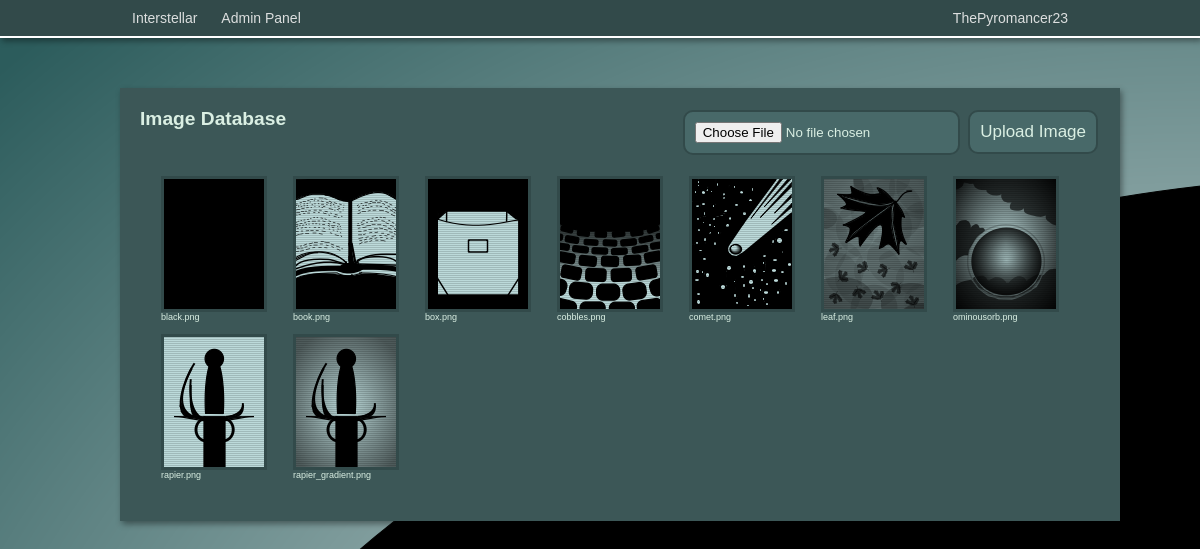
The page /admin/images (signed in) on the database as committed earlier.
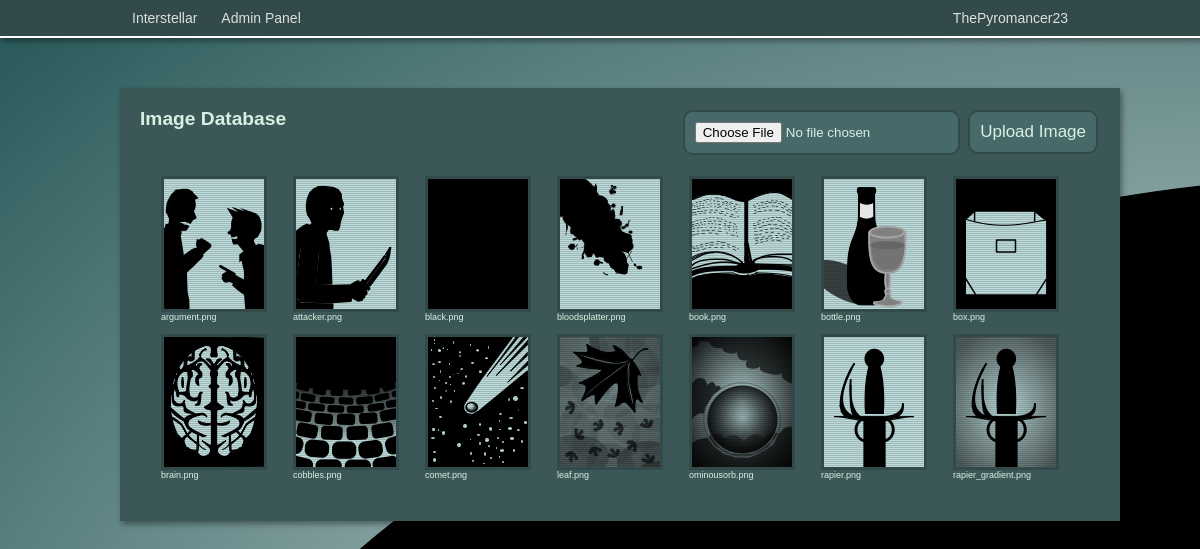
The same page on the database as committed later.
### app/models.py (models this page shows, shortened)
class User(UserMixin, db.Model):
    id = db.Column(db.Integer, primary_key=True)
    username = db.Column(db.String(64), index=True, unique=True)
    email = db.Column(db.String(120), index=True, unique=True)
    password_hash = db.Column(db.String(128))
    privilege_level = db.Column(db.Integer, default=1)
    last_online = db.Column(db.DateTime, default=datetime.utcnow)
    created_storylets = db.relationship('Storylet', backref='author', lazy='dynamic')

class Image(db.Model):
    id = db.Column(db.Integer, primary_key=True)
    name = db.Column(db.String)

### app/admin/routes.py (the view, shortened to what this page needs)
@bp.route('/images', methods=['GET', 'POST'])
@login_required
def images():
    if current_user.privilege_level > 1:
        image = db.session.query(Image).order_by(Image.name).all()
        return render_template('images.html', images=image)
    else:
        return redirect(url_for('index'))

### app/models.py (called while the page is built)
@login.user_loader
def load_user(id):
    return User.query.get(int(id))

### app/routes.py (called while the page is built)
@app.before_request
def before_request():
    if current_user.is_authenticated:
        current_user.last_online = datetime.utcnow()
        db.session.commit()

### app/admin/templates/images.html (shortened to what this page needs)
<!DOCTYPE html>
<html>
<head>
    <link rel="stylesheet" href="{{ url_for('admin.static', filename='css/admin.css') }}">
</head>
<body>
{% include 'navbar.html' %}
<div class="pageblock"></div>
<div style="width: 960px; margin: auto;">
    <div style="width: 960px;" class="storylet-column game boxshadow">
        <form method=post enctype=multipart/form-data style="float: right;">
            <input type=file name=file class="adm-btn-link" style="float: none;">
            <input type=submit value="Upload Image" class="adm-btn-link" style="float: none; font-family: arial; font-size: 17px">
        </form>
        <h2 style="margin-bottom: 40px;">Image Database</h2>
        <div id="all-images-panel" class="image-container">
            {% for image in images %}
            <div class="image-object ">
                <a href="{{ url_for('admin.delete_image', id=image.id) }}" class="confirmation">
                    <div  class="storylet-img-cont tooltip">
                        <img class="digitaleffect" src="{{ url_for('static', filename='images/' + image.name) }}">
                    </div>
                </a>
                <p class="image-name">{{ image.name }}</p>
            </div>
            {% endfor %}
        </div>
    </div>
</body>
</html>

### app/templates/navbar.html (shortened to what this page needs)
<div class="navbar boxshadow">
    <div class="navbar-inner">
        <a class="nav-link" href="{{ url_for('index') }}">Interstellar</a>
        {% if current_user.is_authenticated %}
            <div class="dropdown-container">
                <div class="ddbtn nav-link">{{current_user.username}}</div>
                </div>
            </div>
            {% if current_user.privilege_level > 1 %}
            <div style="float: left;" class="dropdown-container">
                <a href="{{ url_for('admin.admin') }}"><div class="ddbtn nav-link">Admin Panel</div></a>
                </div>
            </div>
            {% endif %}
        {% endif %}

### app/admin/static/css/admin.css (style rules this page uses)
.navbar { width: 100%; overflow: hidden; border-bottom: solid white 2px; background: #324A4A; }
.navbar-inner { margin: auto; width: 960px; }
.nav-link { float: left; color: #f2f2f2e1; text-align: center; text-decoration: none; padding: 10px 12px; font-size: 14px; }
.dropdown-container { float: right; overflow: hidden; }
.pageblock { height: 50px; width: 100%; }
* { margin: 0; }
.game { background-color: #3C5757; }
body { font-family: arial; background: black url("images/background.png") no-repeat; color: rgb(218, 239, 227); }
.boxshadow { box-shadow: 2px 3px 6px rgba(0, 0, 0, 0.4); }
.digitaleffect { background: #CFE5E8 url("images/digitaleffect.gif") repeat scroll 0% 0%; }
h2 { font-size: 1.2em; font-weight:bold; }
.adm-btn-link { background-color: #486969; border-radius: 10px; text-decoration: none; padding: 10px; margin: 2px; color:rgb(218, 239, 227); float: right; border-style: solid; border-width: 2px; border-color:#324A4A }
.storylet-column { padding: 20px; float: left; }
.storylet-img-cont { background:#CFE5E8; border:#324A4A; border-style: solid; border-width: 3px; width: 100px; height: 130px; }
.image-container { display: flex; padding-left: 15px; padding-right: 15px; padding-bottom: 15px; flex-wrap: wrap; }
.image-object { padding: 6px; position: relative; }
.image-name { width: 120px; overflow: hidden; white-space: nowrap; text-overflow: ellipsis; font-size: 9px; }
.tooltip { text-decoration: none; }

Rows that differ between the two databases and show on the page:
added Image: name (picture), name "argument.png"
added Image: name (picture), name "attacker.png"
added Image: name (picture), name "bloodsplatter.png"
added Image: name (picture), name "bottle.png"
added Image: name (picture), name "brain.png"
